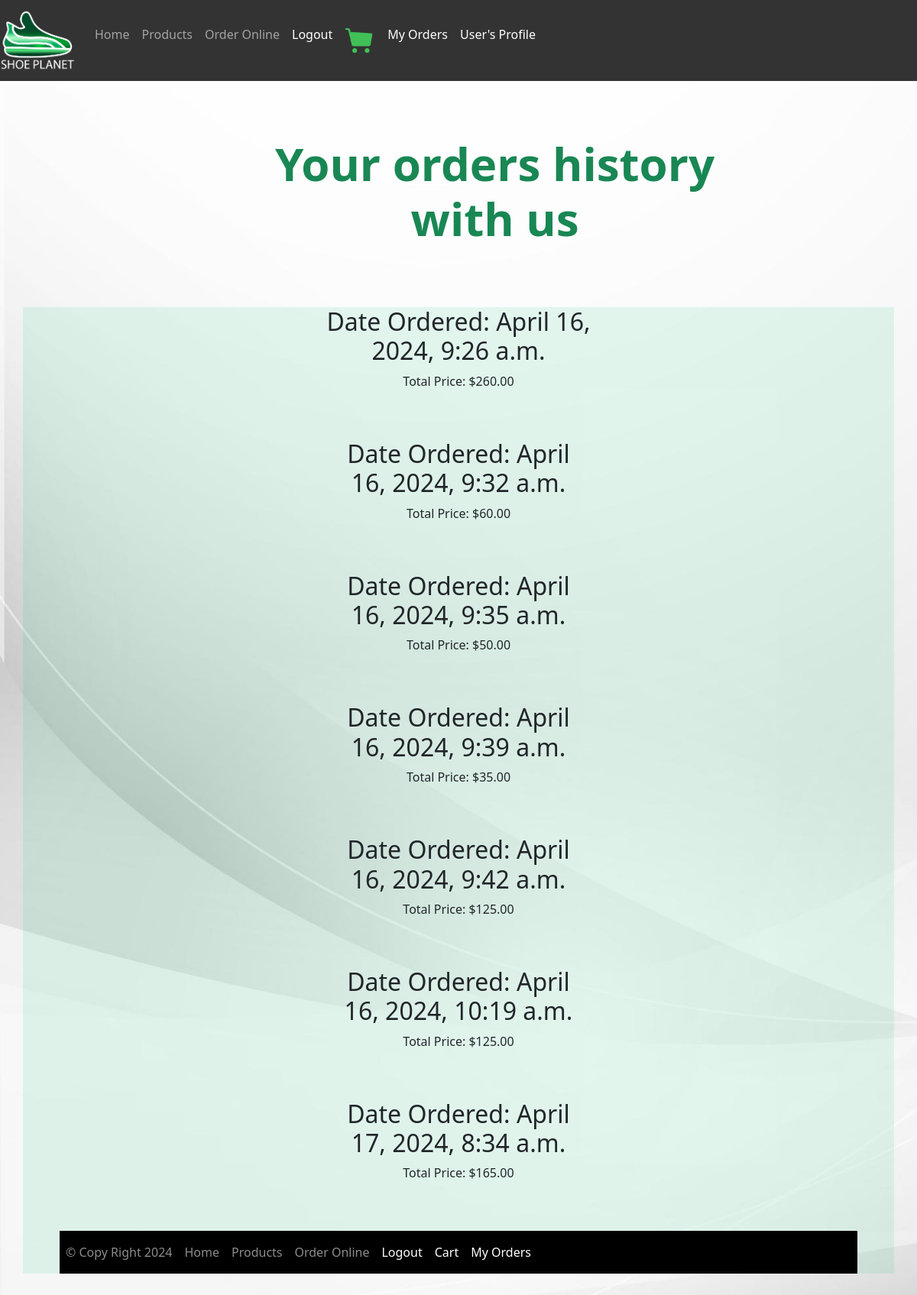
Page /userOrders/ (signed in) on the committed database.
### customer/models.py (models this page shows, shortened)
class Order(models.Model):
    order_items = models.ManyToManyField('OrderItem', related_name = 'item')
    total_price = models.DecimalField(max_digits = 7, decimal_places = 2, default = 0.00)
    user = models.ForeignKey(User, on_delete=models.CASCADE)
    date_added = models.DateTimeField(auto_now_add=True)
    is_paid = models.BooleanField(default = False)

### customer/views.py (the view)
# urls.py: path('userOrders/', user_orders, name='user_orders'),
@login_required
def user_orders(request):
    user_orders = Order.objects.filter(user=request.user).all()
    return render(request, 'customer/user_orders.html', {'user_orders': user_orders})

### customer/templates/customer/user_orders.html (shortened to what this page needs)
{% extends 'customer/base.html' %}
{% load static %}
{% block content %}
<div>
    <div class="container mb-5">
        <div class="row justify-content-center mt-5">
            <div class="col-md-8 col-sm-12 offset-md-1 p-4 text-center text-success">
                <h1 style="font-size: 60px"><b>Your orders history with us</b></h1>
            </div>
        </div>
    </div>
</div>
<div class="container mb-5" style="background-color: rgba(7, 191, 115, 0.1); color:white;">
    <div class="row justify-content-center mt-5">
        {% for order in user_orders %}
        <div class="row justify-content-center text-dark">
            <div class="col-md-4 col-sm-12 text-center mb-5">
                <h2>Date Ordered: {{ order.date_added }}</h2>
                <p>Total Price: ${{ order.total_price }}</p>
            </div>
            {% endfor %}
        </div>
    </div>
</div>
{% endblock content %}

### customer/templates/customer/base.html (shortened to what this page needs)
{% load static %}
<!doctype html>
<html lang="en">
<head>
    <link href="https://cdn.jsdelivr.net/npm/bootstrap@5.3.2/dist/css/bootstrap.min.css" rel="stylesheet"
>
</head>
<body>
    <nav class="navbar navbar-expand-lg navbar-dark" style="background-color:#333333;">
        <a class="navbar-brand" href="{% url 'index' %}"><img src="{% static 'customer/images/sp-logo-horizontal.png' %}"
                alt="what image shows" height="80" width="100"></a>
        <div class="collapse navbar-collapse" id="navbarNavDropdown">
            <ul class="navbar-nav" style="font-size: 16px">
                <li class="nav-item active">
                    <a class="nav-link" href="{% url 'index' %}">Home</a>
                </li>
                <li class="nav-item">
                    <a class="nav-link" href="{% url 'menu' %}">Products</a>
                </li>
                <li class="nav-item">
                    <a class="nav-link" href="{% url 'order' %}">Order Online</a>
                </li>
                {% if user.is_authenticated %}
                <li class="nav-item">
                    <a class="nav-link" href="{% url 'logout' %}" style="color: white;">Logout</a>
                </li>
                <li class="nav-item">
                    <a class="nav-link" href="{% url 'view_cart' %}" style="color: white;"><img
                            src="{% static 'customer/images/icons8-cart-64.png' %}" height="40" width="40"></a>
                </li>
                <li class=" nav-item">
                    <a class="nav-link" href="{% url 'user_orders' %}" style="color: white;">My Orders</a>
                </li>
                <li class=" nav-item">
                    <a class="nav-link" href="{% url 'user_profile' %}" style="color: white;">User's Profile</a>
                </li>
                {% endif %}
            </ul>
        </div>
    </nav>
    {% block content %}
    {% endblock content %}
    <nav class="navbar navbar-expand-lg navbar-dark"
        style="background-color:black; position: -webkit-sticky; bottom:0;">
        <div class="collapse navbar-collapse" id="navbarNavDropdown">
            <ul class="navbar-nav" style="font-size: 16px">
                <li class="nav-item active">
                    <a class="nav-link">© Copy Right 2024</a>
                </li>
                <li class="nav-item active">
                    <a class="nav-link" href="{% url 'index' %}">Home</a>
                </li>
                <li class="nav-item">
                    <a class="nav-link" href="{% url 'menu' %}">Products</a>
                </li>
                <li class="nav-item">
                    <a class="nav-link" href="{% url 'order' %}">Order Online</a>
                </li>
                {% if user.is_authenticated %}
                <li class="nav-item">
                    <a class="nav-link" href="{% url 'logout' %}" style="color: white;">Logout</a>
                </li>
                <li class="nav-item">
                    <a class="nav-link" href="{% url 'view_cart' %}" style="color: white;">Cart</a>
                </li>
                <li class=" nav-item">
                    <a class="nav-link" href="{% url 'user_orders' %}" style="color: white;">My Orders</a>
                </li>
                {% endif %}
            </ul>
        </div>
    </nav>
</body>
</html>

### customer/templates/customer/user_orders.html (style rules this page uses)
body { background-image: url('/static/customer/images/bg.jpg'); background-repeat: no-repeat; color: white; background-attachment: fixed; background-size: cover; }

### rows in the picture
Order: date_added "April 16, 2024, 9:26 a.m.", total_price "260.00"
Order: date_added "April 16, 2024, 9:32 a.m.", total_price "60.00"
Order: date_added "April 16, 2024, 9:35 a.m.", total_price "50.00"
Order: date_added "April 16, 2024, 9:39 a.m.", total_price "35.00"
Order: date_added "April 16, 2024, 9:42 a.m.", total_price "125.00"
Order: date_added "April 16, 2024, 10:19 a.m.", total_price "125.00"
Order: date_added "April 17, 2024, 8:34 a.m.", total_price "165.00"
